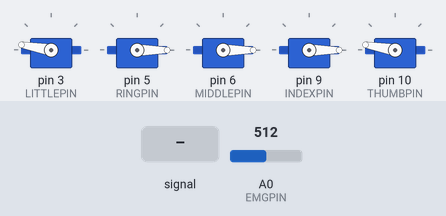
The sketch below on a simulated Arduino Uno, built with avr-gcc and run on an emulated ATmega328P. Parts: 5 × servo. Inputs (shaded band) come from the test bench; at power-on: A0 (EMGPIN) = 512. What the sketch prints to the serial monitor is not drawn.

Above: at 1.2 s.
1.3 s: A0 (EMGPIN) fed a 200 Hz sine of ±81 counts around its level
4.3 s: A0 (EMGPIN) set to 716
At 5.3 s:
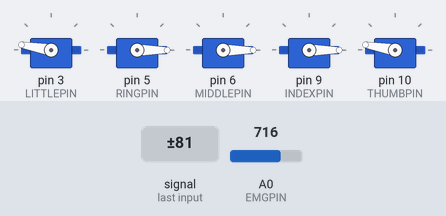
5.8 s: A0 (EMGPIN) set to 516
7.3 s: A0 (EMGPIN) set to 489
At 8.4 s:
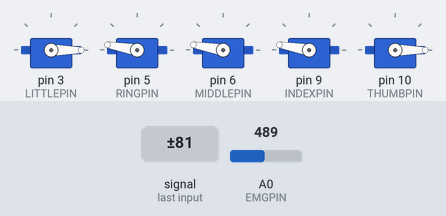
8.8 s: A0 (EMGPIN) set to 510
At 9.6 s:
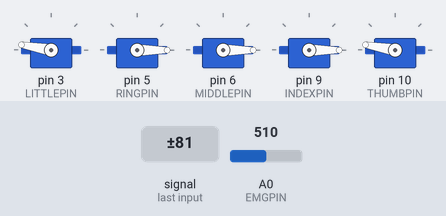
Timing chart, 0 to 11.3 s (numbered marks = the images above; inputs shaded):
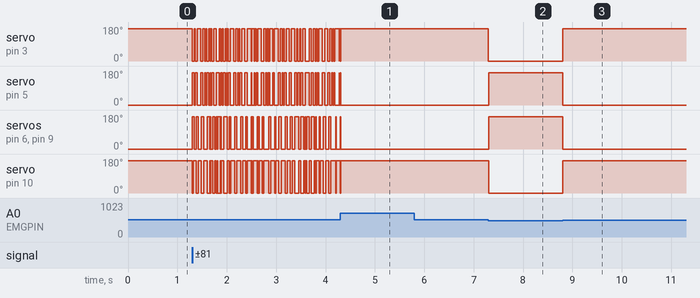

Measured:
- the behaviour switches between 501 and 500 on A0 (EMGPIN) (found by bisection; images 1 and 2)
- after the input at 4.3 s, servo on pin 3 (LITTLEPIN), servo on pin 10 (THUMBPIN): goes on until 4.3 s, then stays 170°; servo on pin 5 (RINGPIN), servo on pin 6 (MIDDLEPIN), servo on pin 9 (INDEXPIN): goes on until 4.3 s, then stays 0°
- after the input at 7.3 s, servo on pin 3 (LITTLEPIN), servo on pin 10 (THUMBPIN): 170° → 0° at once; servo on pin 5 (RINGPIN), servo on pin 6 (MIDDLEPIN), servo on pin 9 (INDEXPIN): 0° → 170° at once
- after the input at 8.8 s, servo on pin 3 (LITTLEPIN), servo on pin 10 (THUMBPIN): 0° → 170° at once; servo on pin 5 (RINGPIN), servo on pin 6 (MIDDLEPIN), servo on pin 9 (INDEXPIN): 170° → 0° at once

The sketch:

finger.ino
```cpp
#include <Servo.h>

#define THRESHOLD 500 // Điều chỉnh ngưỡng theo tín hiệu EMG của EMG A10-09
#define EMGPIN A0 // Pin analog kết nối với EMG A10-09
#define LITTLEPIN  3 // Digital pin sử dụng cho servo ngón tay nhỏ
#define RINGPIN    5 // Digital pin sử dụng cho servo ngón tay áp út
#define MIDDLEPIN  6 // Digital pin sử dụng cho servo ngón tay giữa
#define INDEXPIN   9 // Digital pin sử dụng cho servo ngón tay trỏ
#define THUMBPIN  10 // Digital pin sử dụng cho servo ngón tay cái

#define LITTLE 1
#define RING   2
#define MIDDLE 3
#define INDEX  4
#define THUMB  5

Servo servoLittleFinger;
Servo servoRingFinger;
Servo servoMiddleFinger;
Servo servoIndexFinger;
Servo servoThumbFinger;

int finger;

void openhand(){for(finger = 1; finger < 6; finger++){openFinger(finger);}}
void closehand(){for(finger = 1; finger < 6 ; finger++){closeFinger(finger);}}


void openFinger(int finger){
  if(finger==LITTLE){servoLittleFinger.write(0);} // Ngón tay nhỏ
  else if(finger==RING){servoRingFinger.write(170);}// Ngón tay áp út
  else if(finger==MIDDLE){servoMiddleFinger.write(170);}// Ngón tay giữa
  else if(finger==INDEX){servoIndexFinger.write(170);}// Ngón tay trỏ
  else if(finger==THUMB){servoThumbFinger.write(0);}// Ngón tay cái
}

void closeFinger(int finger){
  if(finger==LITTLE){servoLittleFinger.write(170);} // Ngón tay nhỏ
  else if(finger==RING){servoRingFinger.write(0);}// Ngón tay áp út
  else if(finger==MIDDLE){servoMiddleFinger.write(0);}// Ngón tay giữa
  else if(finger==INDEX){servoIndexFinger.write(0);}// Ngón tay trỏ
  else if(finger==THUMB){servoThumbFinger.write(170);}// Ngón tay cái
}

void setup(){

  Serial.begin(115200);

  servoLittleFinger.attach(LITTLEPIN);
  servoRingFinger.attach(RINGPIN);
  servoMiddleFinger.attach(MIDDLEPIN);
  servoIndexFinger.attach(INDEXPIN);
  servoThumbFinger.attach(THUMBPIN);

}

void loop() {

  int value = analogRead(EMGPIN);
  if(value > THRESHOLD)
  {closehand();}
  else
  {openhand();}
  Serial.println(value);
}
```
